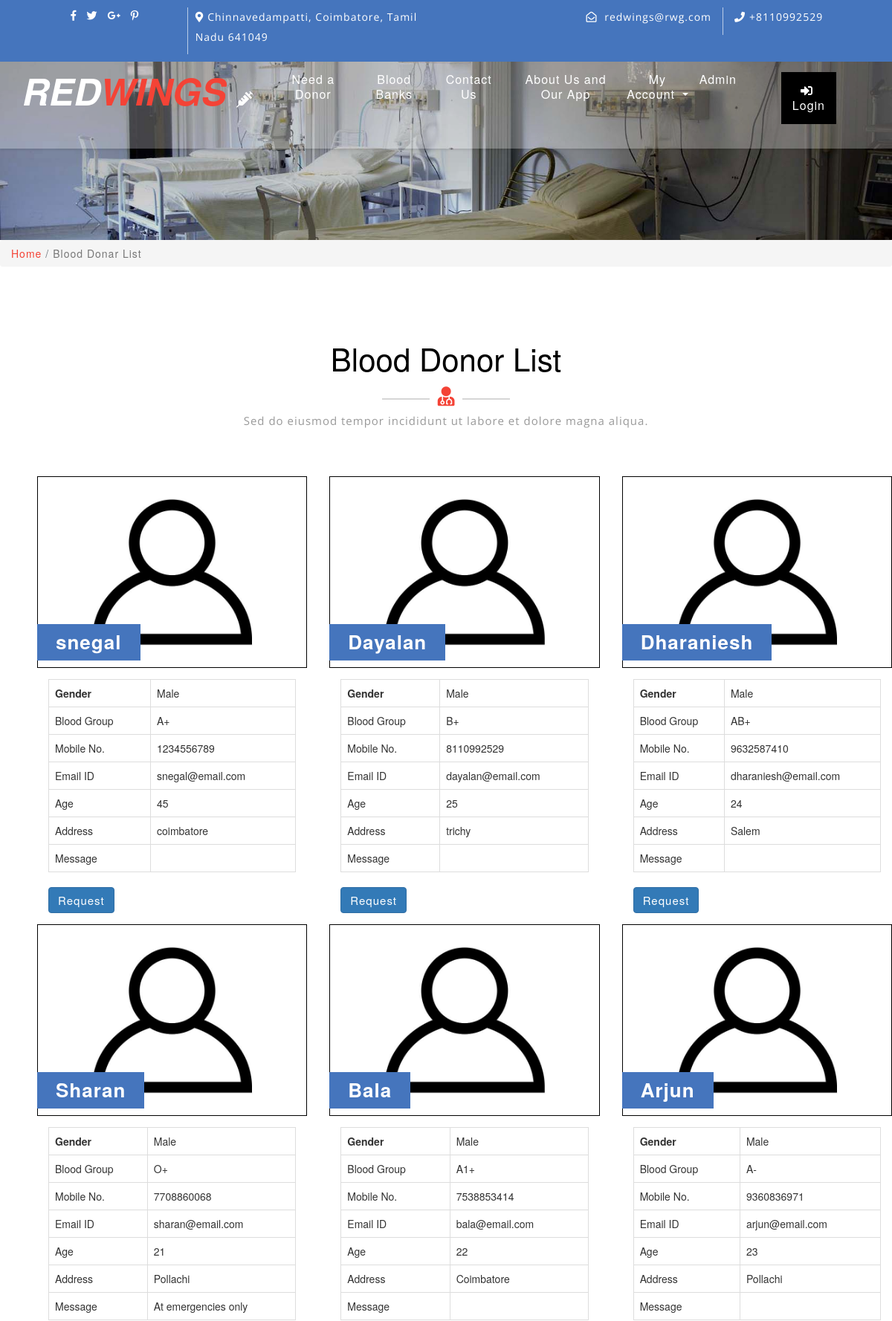
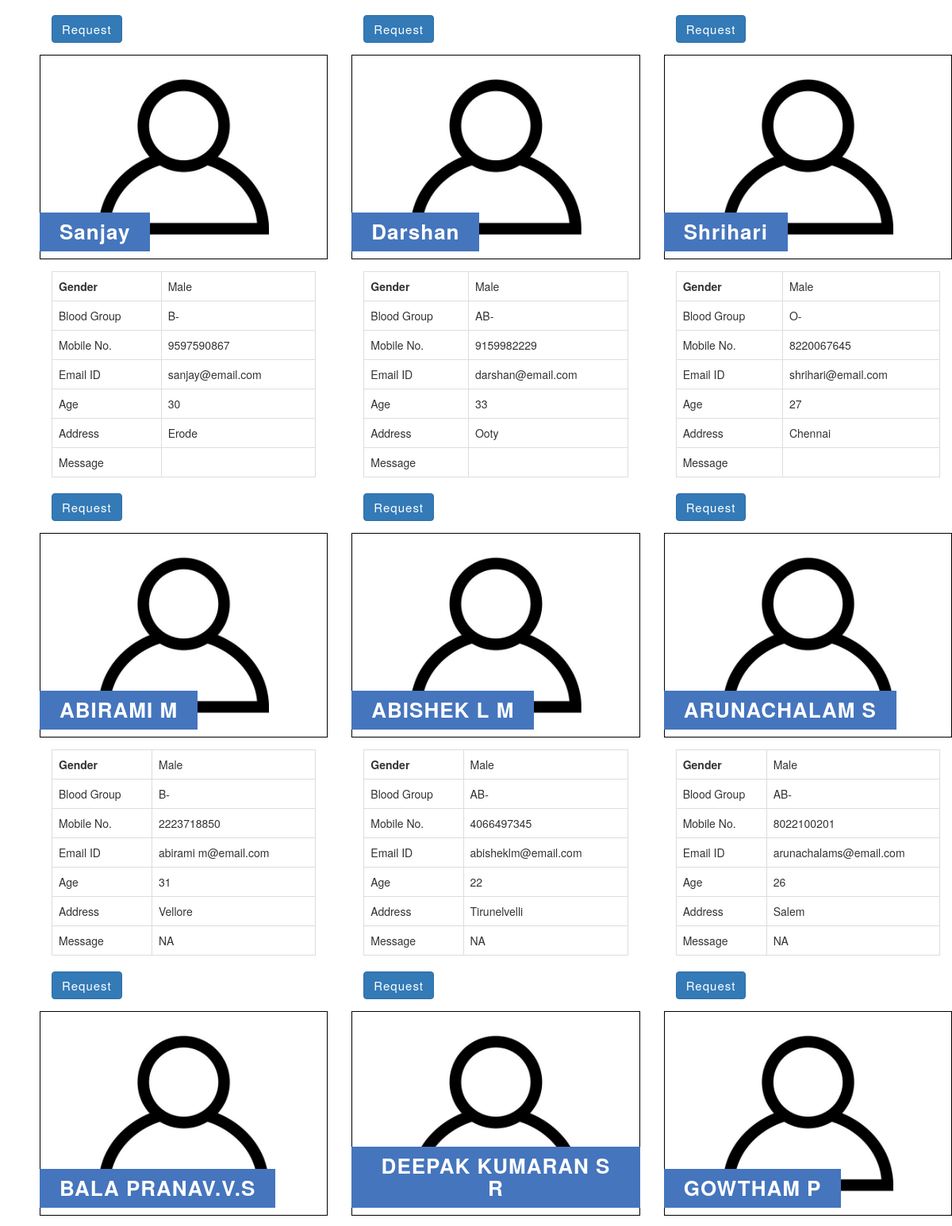
Page /donor-list.php (upper part) on the committed database (2 pictures, top to bottom).
### tables this page shows
CREATE TABLE `tblcontactusinfo` (
  `id` int(11) NOT NULL,
  `Address` tinytext DEFAULT NULL,
  `EmailId` varchar(255) DEFAULT NULL,
  `ContactNo` char(11) DEFAULT NULL
);

CREATE TABLE `tblblooddonars` (
  `id` int(11) NOT NULL,
  `FullName` varchar(100) DEFAULT NULL,
  `MobileNumber` char(11) DEFAULT NULL,
  `EmailId` varchar(100) DEFAULT NULL,
  `Gender` varchar(20) DEFAULT NULL,
  `Age` int(11) DEFAULT NULL,
  `BloodGroup` varchar(20) DEFAULT NULL,
  `Address` varchar(255) DEFAULT NULL,
  `Message` mediumtext DEFAULT NULL,
  `PostingDate` timestamp NOT NULL DEFAULT current_timestamp(),
  `status` int(1) DEFAULT NULL,
  `Password` varchar(250) DEFAULT NULL
);

### donor-list.php (the view, shortened to what this page needs)
<?php
include('includes/config.php');
?>
<!DOCTYPE html>
<html lang="zxx">
<head>
	<link rel="stylesheet" href="css/bootstrap.css">
	<link rel="stylesheet" href="css/style.css" type="text/css" media="all" />
	<link rel="stylesheet" href="css/fontawesome-all.css">
</head>
<body>
	<?php include('includes/header.php');?>
	<div class="inner-banner-w3ls">
	</div>
	<div class="breadcrumb-agile">
		<div aria-label="breadcrumb">
			<ol class="breadcrumb">
				<li class="breadcrumb-item">
					<a href="index.php">Home</a>
				</li>
				<li class="breadcrumb-item active" aria-current="page">Blood Donar List</li>
			</ol>
		</div>
	</div>
	<div class="agileits-contact py-5">
		<div class="py-xl-5 py-lg-3">
			<div class="w3ls-titles text-center mb-5">
				<h3 class="title">Blood Donor List</h3>
				<span>
					<i class="fas fa-user-md"></i>
				</span>
				<p class="mt-2">Sed do eiusmod tempor incididunt ut labore et dolore magna aliqua.</p>
			</div>
			<div class="d-flex">
				<div class="row package-grids mt-5" style="padding-left: 50px;">
				<?php
$status=1;
$sql = "SELECT * from tblblooddonars where status=:status";
$query = $dbh -> prepare($sql);
$query->bindParam(':status',$status,PDO::PARAM_STR);
$query->execute();
$results=$query->fetchAll(PDO::FETCH_OBJ);
if($query->rowCount() > 0)
{
foreach($results as $result)
{ ?>
				<div class="col-md-4 pricing">
					<div class="price-top">
							<img src="images/blood-donor.jpg" alt="Blood Donot" style="border:1px #000 solid" class="img-fluid" />
						<h3><?php echo htmlentities($result->FullName);?>
						</h3>
					</div>
					<div class="price-bottom p-4">
<table class="table table-bordered">
    <tbody>
      <tr>
        <th>Gender</th>
        <td><?php echo htmlentities($result->Gender);?></td>
      </tr>
      <tr>
        <td>Blood Group</td>
        <td><?php echo htmlentities($result->BloodGroup);?></td>
      </tr>
      <tr>
        <td>Mobile No.</td>
        <td><?php echo htmlentities($result->MobileNumber);?></td>
      </tr>
         <tr>
        <td>Email ID</td>
        <td><?php echo htmlentities($result->EmailId);?></td>
      </tr>
               <tr>
        <td>Age</td>
        <td><?php echo htmlentities($result->Age);?></td>
      </tr>
        <tr>
        <td>Address</td>
        <td><?php echo htmlentities($result->Address);?></td>
      </tr>
<tr>
        <td>Message</td>
        <td><?php echo htmlentities($result->Message);?></td>
      </tr>
    </tbody>
</table>
<a class="btn btn-primary" style="color:#fff"  href="contact-blood.php?cid=<?php echo $result->id;?>">Request</a>
					</div>
				</div><br>
			<?php }} ?>
			</div>
			</div>
		</div>
	</div>
</body>
</html>

### includes/header.php (shortened to what this page needs)
    <header>
        <div class="top-bar py-3">
            <div class="container">
                <div class="row">
                    <div class="col-lg-7 top-social-agile">
                        <div class="row">
                            <ul class="col-lg-4 col-6 top-right-info text-center">
                                <li>
                                    <a href="#">
                                        <i class="fab fa-facebook-f"></i>
                                    </a>
                                </li>
                                <li class="mx-3">
                                    <a href="#">
                                        <i class="fab fa-twitter"></i>
                                    </a>
                                </li>
                                <li>
                                    <a href="#">
                                        <i class="fab fa-google-plus-g"></i>
                                    </a>
                                </li>
                                <li class="ml-3">
                                    <a href="#">
                                        <i class="fab fa-pinterest-p"></i>
                                    </a>
                                </li>
                            </ul><?php
$sql = "SELECT * from tblcontactusinfo";
$query = $dbh -> prepare($sql);
$query->execute();
$results=$query->fetchAll(PDO::FETCH_OBJ);
if($query->rowCount() > 0)
{
foreach($results as $result)
{ ?>
<link rel="stylesheet" type="text/css" href="//netdna.bootstrapcdn.com/bootstrap/3.1.1/css/bootstrap.min.css">
                            <div class="col-6 header-top_w3layouts pl-3 text-lg-left text-center">
                                <p class="text-white">
                                    <i class="fas fa-map-marker-alt mr-2"></i><?php  echo $result->Address; ?></p>
                            </div>
                        </div>
                    </div>
                    <div class="col-lg-5 top-social-agile text-lg-right text-center">
                        <div class="row">
                            <div class="col-lg-7 col-6 top-w3layouts">
                                <p class="text-white">
                                    <i class="far fa-envelope-open mr-2"></i>
                                    <a href="mailto:info@example.com" class="text-white"><?php  echo $result->EmailId; ?></a>
                                </p>
                            </div>
                            <div class="col-lg-5 col-6 header-w3layouts pl-4 text-lg-left">
                                <p class="text-white">
                                    <i class="fas fa-phone mr-2"></i>+<?php  echo $result->ContactNo; ?></p>
                            </div>
                        </div><?php } } ?>
                    </div>
                </div>
            </div>
        </div>
    </header>
    <div id="home">
        <div class="main-top py-1">
            <nav class="navbar navbar-expand-lg navbar-light fixed-top">
                <div class="container">
                    <h1>
                        <a class="navbar-brand font-weight-bold font-italic" href="index.php">
                            <span>RED</span>WINGS
                            <i class="fas fa-syringe"></i>
                        </a>
                    </h1>
                    <div class="collapse navbar-collapse text-center" id="navbarSupportedContent">
                        <ul class="navbar-nav ml-lg-auto">
                            <li class="nav-item mx-lg-4 my-lg-0 my-3">
                                <a class="nav-link" href="search-donor.php">Need a Donor</a>
                            </li>
                            <li class="nav-item mx-lg-4 my-lg-0 my-3">
                                <a class="nav-link" href="web\index.html" target="_blank" >Blood Banks</a>
                            </li>
                            <li class="nav-item mx-lg-4 my-lg-0 my-3">
                                <a class="nav-link" href="contact.php">Contact Us</a>
                            </li>
                            <li class="nav-item mx-lg-4 my-lg-0 my-3">
                                <a class="nav-link" href="about.php">About Us and Our App</a>
                            </li>
                            <li class="nav-item dropdown">
                                <a class="nav-link dropdown-toggle" href="#" id="navbarDropdown" role="button" data-toggle="dropdown"
                                    aria-haspopup="true" aria-expanded="false">
                                    My Account
                                </a>
                            </li>
                            <li class="nav-item mx-lg-4 my-lg-0 my-3">
                                <a class="nav-link" href="admin/index.php">Admin</a>
                            </li>
                            <li class="nav-item mx-lg-4 my-lg-0 my-3">
                                <a href="login.php" class="login-button ml-lg-5 mt-lg-0 mt-4 mb-lg-0 mb-3" >
                                <i class="fas fa-sign-in-alt mr-2"></i>Login</a>
                            </li>
                        </ul>
                    </div>
                </div>
            </nav>
        </div>
    </div>

### css/style.css (style rules this page uses)
body { padding: 0; margin: 0; background: #FFF; font-family: 'Open Sans', sans-serif; }
body a { transition: 0.5s all; -webkit-transition: 0.5s all; -moz-transition: 0.5s all; -o-transition: 0.5s all; -ms-transition: 0.5s all; text-decoration: none; }
h1, h2, h3, h4, h5, h6 { margin: 0; padding: 0; font-family: 'Roboto Condensed', sans-serif; }
p { margin: 0; padding: 0; font-family: 'Open Sans', sans-serif; font-size: 15px; letter-spacing: 1px; line-height: 1.9; color: #999; }
ul, ol { margin: 0; padding: 0; }
.top-bar { background: #4575bd; }
.top-right-info li i { color: #fff; transition: 0.5s all; -webkit-transition: 0.5s all; -moz-transition: 0.5s all; -o-transition: 0.5s all; -ms-transition: 0.5s all; }
.top-right-info li { display: inline-block; }
.header-top_w3layouts p, .header-w3layouts p, .top-w3layouts p { font-size: 14px; }
.header-top_w3layouts, .header-w3layouts { border-left: 1px solid rgba(255, 255, 255, 0.63); }
div#home { position: relative; }
.main-top { position: absolute; z-index: 999; width: 100%; background: rgba(255, 255, 255, 0.26); box-shadow: 0 2px 3px 0 rgba(0, 0, 0, 0.1); -webkit-transition: background-color .1s ease-in-out; -moz-transition: background-color .1s ease-in-out; -ms-transition: background-color .1s ease-in-out; -o-transition: background-color .1s ease-in-out; transition: background-color .1s ease-in-out; }
.navbar-light .navbar-nav .nav-link { padding: 0; color: #fff; background: transparent; font-size: 16px; letter-spacing: 1px; }
a.navbar-brand { color: #f44336; font-size: 50px; padding: 0; }
.navbar-light .navbar-brand, .navbar-light .navbar-brand:hover, .navbar-light .navbar-brand:focus, .w3l-footer h2 a span { color: #f44336; }
a.navbar-brand span { color: #fff; }
a.navbar-brand i, .w3l-footer h2 a i { color: #fff; font-size: 22px; }
a.login-button { color: #fff; letter-spacing: 1px; font-size: 16px; padding: 10px 15px; background: #000; display: inline-block; }
h3.title { color: #000; font-size: 42px; }
.w3ls-titles span { position: relative; }
.w3ls-titles span:before { content: " "; background: #d6d6d6; width: 64px; height: 2px; position: absolute; top: 9px; left: -75px; }
.w3ls-titles span:after { content: " "; background: #d6d6d6; width: 64px; height: 2px; position: absolute; top: 9px; right: -75px; }
.w3ls-titles i { color: #f44336; font-size: 26px; margin-top: 5px; }
.pricing { -webkit-transition: all 0.5s; -moz-transition: all 0.5s; -o-transition: all 0.5s; -ms-transition: all 0.5s; transition: all 0.5s; }
.price-top { position: relative; }
.price-top h3 { font-size: 26px; color: #fff; position: absolute; background: #4575bd; padding: 10px 25px; bottom: 0; letter-spacing: 1px; text-align: center; font-weight: 600; }
.price-bottom { background: #fff; }
.price-bottom a { color: #999; letter-spacing: 1px; font-size: 15px; }
.inner-banner-w3ls { background: url(../images/banner3.jpg) no-repeat center; background-size: cover; -webkit-background-size: cover; -moz-background-size: cover; -o-background-size: cover; -moz-background-size: cover; height: 20vw; }
.breadcrumb li a { color: #f44336; }
.breadcrumb li { letter-spacing: 1px; color: #000; }

### rows in the picture
tblcontactusinfo: Address "Chinnavedampatti, Coimbatore, Tamil Nadu 641049", EmailId "redwings@rwg.com", ContactNo "8110992529"
tblblooddonars: FullName "snegal", Gender "Male", BloodGroup "A+", MobileNumber "1234556789", EmailId "snegal@email.com", Age "45", Address "coimbatore"
tblblooddonars: FullName "Dayalan", Gender "Male", BloodGroup "B+", MobileNumber "8110992529", EmailId "dayalan@email.com", Age "25", Address "trichy"
tblblooddonars: FullName "Dharaniesh", Gender "Male", BloodGroup "AB+", MobileNumber "9632587410", EmailId "dharaniesh@email.com", Age "24", Address "Salem"
tblblooddonars: FullName "Sharan", Gender "Male", BloodGroup "O+", MobileNumber "7708860068", EmailId "sharan@email.com", Age "21", Address "Pollachi", Message "At emergencies only"
tblblooddonars: FullName "Bala", Gender "Male", BloodGroup "A1+", MobileNumber "7538853414", EmailId "bala@email.com", Age "22", Address "Coimbatore"
tblblooddonars: FullName "Arjun", Gender "Male", BloodGroup "A-", MobileNumber "9360836971", EmailId "arjun@email.com", Age "23", Address "Pollachi"
tblblooddonars: FullName "Sanjay", Gender "Male", BloodGroup "B-", MobileNumber "9597590867", EmailId "sanjay@email.com", Age "30", Address "Erode"
tblblooddonars: FullName "Darshan", Gender "Male", BloodGroup "AB-", MobileNumber "9159982229", EmailId "darshan@email.com", Age "33", Address "Ooty"
tblblooddonars: FullName "Shrihari", Gender "Male", BloodGroup "O-", MobileNumber "8220067645", EmailId "shrihari@email.com", Age "27", Address "Chennai"
tblblooddonars: FullName "ABIRAMI M", Gender "Male", BloodGroup "B-", MobileNumber "2223718850", EmailId "abirami m@email.com", Age "31", Address "Vellore", Message "NA"
tblblooddonars: FullName "ABISHEK L M", Gender "Male", BloodGroup "AB-", MobileNumber "4066497345", EmailId "abisheklm@email.com", Age "22", Address "Tirunelvelli", Message "NA"
tblblooddonars: FullName "ARUNACHALAM S", Gender "Male", BloodGroup "AB-", MobileNumber "8022100201", EmailId "arunachalams@email.com", Age "26", Address "Salem", Message "NA"
tblblooddonars: FullName "BALA PRANAV.V.S"
tblblooddonars: FullName "DEEPAK KUMARAN S R"
tblblooddonars: FullName "GOWTHAM P"
